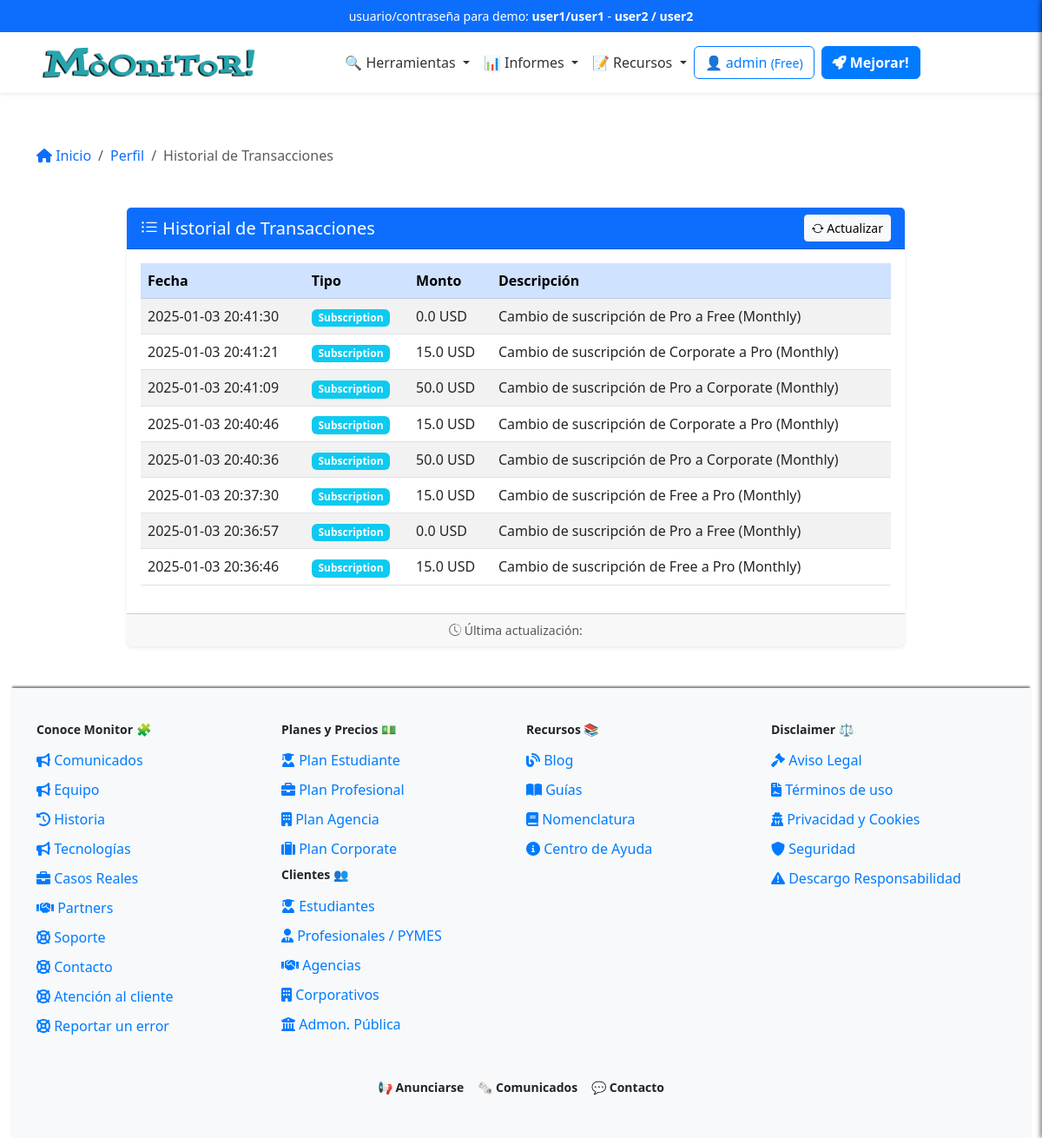
The page /profile/transactions (signed in) on the database as committed earlier.
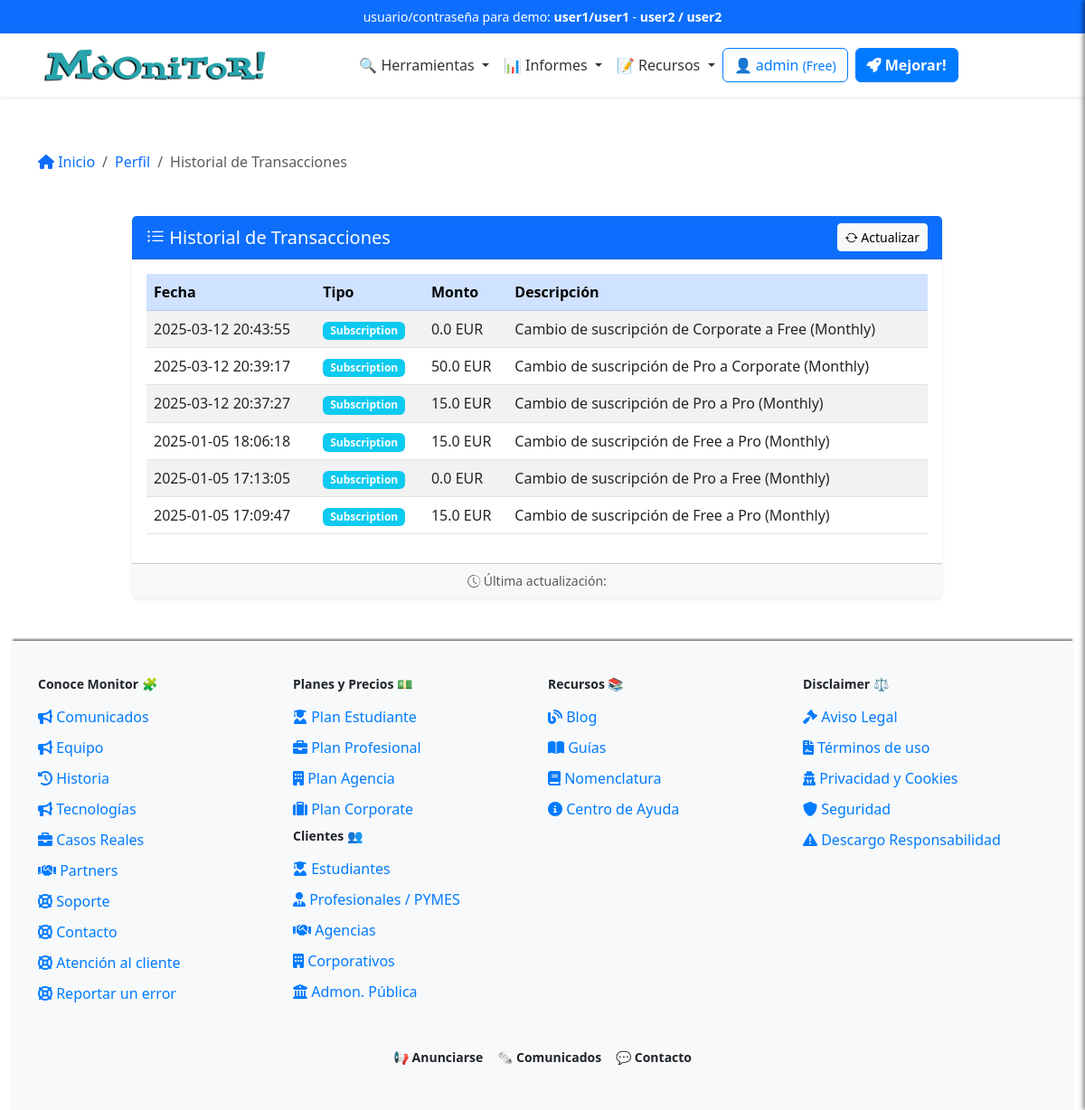
The same page on the database as committed later.
### app/models/user_model.py (models this page shows, shortened)
class Transaction(db.Model):
    __tablename__ = 'Transactions'
    id = db.Column(db.Integer, primary_key=True)
    user_id = db.Column(db.Integer, db.ForeignKey('Users.id'), nullable=False)
    amount = db.Column(db.Float, nullable=False)
    transaction_type = db.Column(db.String(50),
                                 nullable=False)  # payment, refund, etc.
    description = db.Column(db.String(255), nullable=True)
    timestamp = db.Column(db.DateTime,
                          nullable=False,
                          default=datetime.datetime.utcnow)

class Users(UserMixin, db.Model):
    __tablename__ = 'Users'
    id = db.Column(db.Integer, primary_key=True)
    username = db.Column(db.String(80), unique=True, nullable=False)
    email = db.Column(db.String(120), unique=True, nullable=False)
    password_hash = db.Column(db.String(255), nullable=False)
    token = db.Column(db.String(255), index=True, unique=True)
    active = db.Column(db.Boolean, default=False)
    registered_on = db.Column(db.DateTime,
                              nullable=False,
                              default=datetime.datetime.utcnow)
    config = db.Column(JSONType)
    role = db.Column(db.String(20), nullable=False, default='usuario')
    subscription_plan = db.Column(Enum('Free',
                                       'Pro',
                                       'Corporate',
                                       name='subscription_plans'),
                                  default='Free')
    subscription_currency = db.Column(
        db.String(3), default='EUR')  # ISO currency codes (e.g., USD, EUR)
    subscription_expiration = db.Column(db.DateTime, nullable=True)
    subscription_frequency = db.Column(Enum('Monthly',
                                            'Annually',
                                            name='subscription_frequency'),
                                       default='Monthly')
    primary_payment = db.Column(JSONType, nullable=True)  # IBAN, SWIFT, etc.
    secondary_payment = db.Column(JSONType, nullable=True)
    transactions = db.relationship('Transaction', backref='user', lazy=True)

### app/views/user_views.py (the view)
@app.route('/profile/transactions')
@login_required
def transaction_history():
    breadcrumbs = [{
        'url': '/profile',
        'text': 'Perfil'
    }, {
        'url': '/profile/transactions',
        'text': 'Historial de Transacciones'
    }]
    transactions = Transaction.query.filter_by(
        user_id=current_user.id).order_by(Transaction.timestamp.desc()).all()
    user = Users.query.get(current_user.id)
    return render_template('user/transactions.html',
                           transactions=transactions,
                           breadcrumbs=breadcrumbs,
                           user=user)

### app/__init__.py (called while the page is built)
@app.context_processor
def inject_sidebar_info():
    return dict(is_admin=current_user.is_authenticated
                and current_user.role == 'admin')

@app.context_processor
def inject_breadcrumb():
    breadcrumbs = [{
        'url': '/',
        'text': 'Inicio'
    }, {
        'url': '/profile',
        'text': 'Opcion 1'
    }, {
        'url': '/profile/edit',
        'text': 'Sub opcion 1'
    }]
    return {'breadcrumbs': breadcrumbs}

@app.context_processor
def inject_grouped_tools():
    grouped_tools = {}
    for category, tools_in_category in groupby(sorted(
            tools, key=itemgetter('category')),
                                               key=itemgetter('category')):
        subcategories = {}
        for subcategory, tools_in_subcategory in groupby(
                sorted(tools_in_category, key=itemgetter('subcategory')),
                key=itemgetter('subcategory')):
            subcategories[subcategory] = list(tools_in_subcategory)
        grouped_tools[category] = subcategories
    return dict(grouped_tools=grouped_tools)

@login_manager.user_loader
def load_user(user_id):
    return Users.query.get(int(user_id))

### app/templates/user/transactions.html (shortened to what this page needs)
{% extends "base.html" %}
{% block content %}
{% include 'inc/breadcrumbs.html' %}
<div class="container my-5 mb-5">
    <div class="row justify-content-center">
        <div class="col-lg-10">
            <div class="card shadow-sm border-0">
                <div class="card-header bg-primary text-white d-flex justify-content-between align-items-center">
                    <h2 class="h5 mb-0"><i class="bi bi-list-ul"></i> Historial de Transacciones</h2>
                    <button class="btn btn-light btn-sm">
                        <i class="bi bi-arrow-repeat"></i> Actualizar
                    </button>
                </div>
                <div class="card-body">
                    {% if transactions %}
                    <table id="transactionsTable" class="table table-striped table-hover align-middle">
                        <thead class="table-primary">
                            <tr>
                                <th scope="col">Fecha</th>
                                <th scope="col">Tipo</th>
                                <th scope="col">Monto</th>
                                <th scope="col">Descripción</th>
                            </tr>
                        </thead>
                        <tbody>
                            {% for transaction in transactions %}
                            <tr>
                                <td>{{ transaction.timestamp.strftime('%Y-%m-%d %H:%M:%S') }}</td>
                                <td>
                                    <span class="badge {% if transaction.transaction_type == 'Subscription' %}bg-info{% else %}bg-secondary{% endif %}">
                                        {{ transaction.transaction_type }}
                                    </span>
                                </td>
                                <td>{{ transaction.amount }} {{ user.subscription_currency }}</td>
                                <td>{{ transaction.description }}</td>
                            </tr>
                            {% endfor %}
                        </tbody>
                    </table>
                    {% else %}
                    <div class="alert alert-warning text-center" role="alert">
                        <i class="bi bi-info-circle"></i> No se encontraron transacciones.
                    </div>
                    {% endif %}
                </div>
                <div class="card-footer text-muted small text-center">
                    <i class="bi bi-clock-history"></i> Última actualización: {{ current_time }}
                </div>
            </div>
        </div>
    </div>
</div>
{% endblock %}

### app/templates/inc/navbar.html (shortened to what this page needs)
<nav class="navbar navbar-expand-lg navbar-light bg-white shadow-sm">
  <div class="container">
    <a class="navbar-brand mx-auto" href="{{ url_for('index') }}">
      <img src="{{ url_for('static', filename='logo.png') }}" alt="Logo" height="50"
        class="d-inline-block align-text-top">
    </a>
    <div class="collapse navbar-collapse justify-content-center" id="navbarNav">
      <ul class="navbar-nav align-items-center">
        <li class="nav-item dropdown">
          <a class="nav-link dropdown-toggle" href="#" id="domainDnsDropdown" role="button" data-bs-toggle="dropdown"
            aria-expanded="false">
            🔍 Herramientas
          </a>
        </li>
        <li class="nav-item dropdown">
          <a class="nav-link dropdown-toggle" href="#" id="domainDnsDropdown" role="button" data-bs-toggle="dropdown"
            aria-expanded="false">
            📊 Informes
          </a>
        </li>
        <li class="nav-item dropdown">
          <a class="nav-link dropdown-toggle" href="#" id="domainDnsDropdown" role="button" data-bs-toggle="dropdown"
            aria-expanded="false">
            📝 Recursos
          </a>
        </li>
      </ul>
    <div class="d-flex flex-column flex-sm-row align-items-center justify-content-center ms-0 mb-3 mt-3">
      {% if current_user.is_authenticated %}
          <a href="/dashboard" class="btn btn-outline-primary mb-2 mb-sm-0 me-sm-2">
              <span class="item-responsive">👤 {{ current_user.username }}
                  <small>({{ current_user.subscription_plan }})</small>
              </span>
          </a>
          {% if current_user.subscription_plan == "Free" %}
              <a class="btn btn-primary mb-2 mb-sm-0 me-sm-2 text-decoration-none fw-semibold" href="{{ url_for('edit_subscription') }}">
                  <i class="fa-solid fa-rocket"></i> Mejorar!
              </a>
          {% elif current_user.subscription_plan == "Pro" %}
              <a class="btn btn-primary mb-2 mb-sm-0 me-sm-2 text-decoration-none fw-semibold" href="{{ url_for('edit_subscription') }}">
                  <i class="fa-solid fa-crown"></i> Probar Corporate!
              </a>
          {% endif %}
      {% endif %}
  </div>
    </div>
  </div>
</nav>

Rows that differ between the two databases and show on the page:
no longer on this page (row edited): Transaction: {{ user.subscription_currency }} "USD"
no longer on this page (row edited): Transaction: {{ user.subscription_currency }} "USD"
no longer on this page (row edited): Transaction: {{ user.subscription_currency }} "USD"
no longer on this page (row edited): Transaction: {{ user.subscription_currency }} "USD"
no longer on this page (row edited): Transaction: {{ user.subscription_currency }} "USD"
no longer on this page (row edited): Transaction: {{ user.subscription_currency }} "USD"
changed Users "admin": subscription_currency "USD" → "EUR"
added Transaction: {{ user.subscription_currency }} "EUR"
added Transaction: {{ user.subscription_currency }} "EUR"
added Transaction: {{ user.subscription_currency }} "EUR"
added Transaction: {{ user.subscription_currency }} "EUR"
changed Transaction: timestamp "2025-01-03 20:41:21" → "2025-01-05 17:13:05"; amount "15.0" → "0.0"; description "Cambio de suscripción de Corporate a Pro (Monthly)" → "Cambio de suscripción de Pro a Free (Monthly)"
changed Transaction (number 6 of 6 on the later page): timestamp "2025-01-03 20:41:09" → "2025-01-05 17:09:47"; amount "50.0" → "15.0"; description "Cambio de suscripción de Pro a Corporate (Monthly)" → "Cambio de suscripción de Free a Pro (Monthly)"
